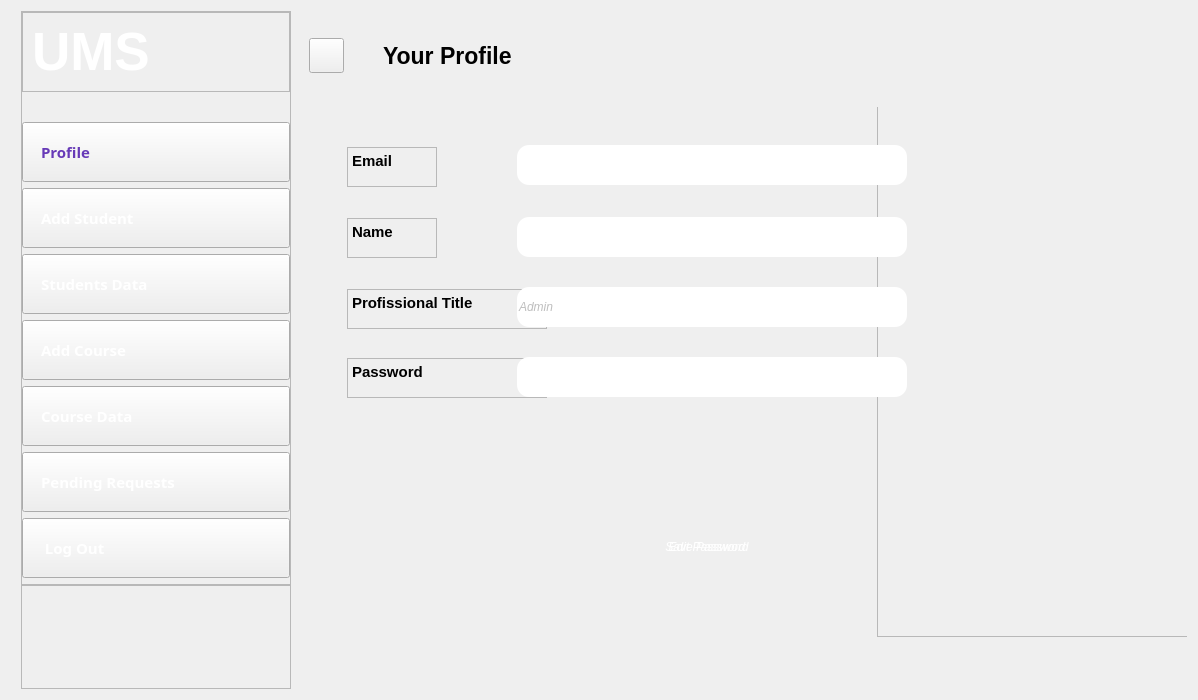
<?xml version="1.0" encoding="UTF-8"?>
<ui version="4.0">
 <class>AdminProfile</class>
 <widget class="QDialog" name="AdminProfile">
  <property name="geometry">
   <rect>
    <x>0</x>
    <y>0</y>
    <width>1198</width>
    <height>700</height>
   </rect>
  </property>
  <property name="minimumSize">
   <size>
    <width>1198</width>
    <height>700</height>
   </size>
  </property>
  <property name="maximumSize">
   <size>
    <width>1198</width>
    <height>700</height>
   </size>
  </property>
  <property name="windowTitle">
   <string>Dialog</string>
  </property>
  <property name="styleSheet">
   <string notr="true">border-image: url(white.png);</string>
  </property>
  <layout class="QHBoxLayout" name="horizontalLayout">
   <item>
    <widget class="QWidget" name="leftMenu" native="true">
     <property name="minimumSize">
      <size>
       <width>280</width>
       <height>0</height>
      </size>
     </property>
     <property name="maximumSize">
      <size>
       <width>270</width>
       <height>678</height>
      </size>
     </property>
     <property name="styleSheet">
      <string notr="true">border-image:url(&quot;22.png&quot;);</string>
     </property>
     <layout class="QVBoxLayout" name="verticalLayout_17">
      <property name="leftMargin">
       <number>10</number>
      </property>
      <property name="topMargin">
       <number>0</number>
      </property>
      <property name="rightMargin">
       <number>0</number>
      </property>
      <property name="bottomMargin">
       <number>0</number>
      </property>
      <item>
       <widget class="QFrame" name="frame_13">
        <property name="frameShape">
         <enum>QFrame::StyledPanel</enum>
        </property>
        <property name="frameShadow">
         <enum>QFrame::Raised</enum>
        </property>
        <layout class="QVBoxLayout" name="verticalLayout_18">
         <property name="leftMargin">
          <number>0</number>
         </property>
         <property name="topMargin">
          <number>0</number>
         </property>
         <property name="rightMargin">
          <number>0</number>
         </property>
         <property name="bottomMargin">
          <number>0</number>
         </property>
         <item alignment="Qt::AlignTop">
          <widget class="QFrame" name="frame_14">
           <property name="styleSheet">
            <string notr="true">border-image:url(&quot;C:/Users/Hema/Desktop/Project/22.png&quot;);</string>
           </property>
           <property name="frameShape">
            <enum>QFrame::StyledPanel</enum>
           </property>
           <property name="frameShadow">
            <enum>QFrame::Raised</enum>
           </property>
           <layout class="QHBoxLayout" name="horizontalLayout_13">
            <item>
             <widget class="QLabel" name="label_8">
              <property name="font">
               <font>
                <family>Tahoma</family>
                <pointsize>40</pointsize>
                <italic>false</italic>
                <bold>true</bold>
               </font>
              </property>
              <property name="styleSheet">
               <string notr="true">COLOR:rgb(255, 255, 255);
font: 700 40pt &quot;Tahoma&quot;;</string>
              </property>
              <property name="text">
               <string>UMS</string>
              </property>
             </widget>
            </item>
            <item>
             <widget class="QPushButton" name="pushButton_26">
              <property name="maximumSize">
               <size>
                <width>35</width>
                <height>35</height>
               </size>
              </property>
              <property name="cursor">
               <cursorShape>PointingHandCursor</cursorShape>
              </property>
              <property name="styleSheet">
               <string notr="true">border-image:url(close.png);
border-radius:17px;</string>
              </property>
              <property name="text">
               <string/>
              </property>
              <property name="iconSize">
               <size>
                <width>20</width>
                <height>20</height>
               </size>
              </property>
             </widget>
            </item>
           </layout>
          </widget>
         </item>
         <item>
          <widget class="QPushButton" name="pushButton_31">
           <property name="minimumSize">
            <size>
             <width>0</width>
             <height>0</height>
            </size>
           </property>
           <property name="font">
            <font>
             <family>Arial Black</family>
             <pointsize>11</pointsize>
             <italic>false</italic>
             <bold>true</bold>
            </font>
           </property>
           <property name="cursor">
            <cursorShape>PointingHandCursor</cursorShape>
           </property>
           <property name="styleSheet">
            <string notr="true">border-image: url(white.png);
padding:18px;
font: 900 11pt &quot;Arial Black&quot;;
text-align:left;
color:rgb(103,58,183);</string>
           </property>
           <property name="text">
            <string>Profile</string>
           </property>
          </widget>
         </item>
         <item>
          <widget class="QPushButton" name="pushButton_28">
           <property name="font">
            <font>
             <family>Arial Black</family>
             <pointsize>11</pointsize>
             <italic>false</italic>
             <bold>true</bold>
            </font>
           </property>
           <property name="cursor">
            <cursorShape>PointingHandCursor</cursorShape>
           </property>
           <property name="styleSheet">
            <string notr="true">*{padding:18px;
text-align:left;
font: 900 11pt &quot;Arial Black&quot;;
color:rgb(255, 255, 255);
}

#pushButton_28::hover{
border-image: url(white.png);
color:rgb(103,58,183);
}</string>
           </property>
           <property name="text">
            <string>Add Student</string>
           </property>
          </widget>
         </item>
         <item>
          <widget class="QPushButton" name="pushButton_30">
           <property name="font">
            <font>
             <family>Arial Black</family>
             <pointsize>11</pointsize>
             <italic>false</italic>
             <bold>true</bold>
            </font>
           </property>
           <property name="cursor">
            <cursorShape>PointingHandCursor</cursorShape>
           </property>
           <property name="styleSheet">
            <string notr="true">*{padding:18px;
text-align:left;
font: 900 11pt &quot;Arial Black&quot;;
color:rgb(255, 255, 255);
}

#pushButton_30::hover{
border-image: url(white.png);
color:rgb(103,58,183);
}</string>
           </property>
           <property name="text">
            <string>Students Data</string>
           </property>
          </widget>
         </item>
         <item>
          <widget class="QPushButton" name="pushButton_29">
           <property name="font">
            <font>
             <family>Arial Black</family>
             <pointsize>11</pointsize>
             <italic>false</italic>
             <bold>true</bold>
            </font>
           </property>
           <property name="cursor">
            <cursorShape>PointingHandCursor</cursorShape>
           </property>
           <property name="styleSheet">
            <string notr="true">*{padding:18px;
text-align:left;
font: 900 11pt &quot;Arial Black&quot;;
color:rgb(255, 255, 255);
}

#pushButton_29::hover{
border-image: url(white.png);
color:rgb(103,58,183);
}</string>
           </property>
           <property name="text">
            <string>Add Course</string>
           </property>
          </widget>
         </item>
         <item>
          <widget class="QPushButton" name="pushButton_34">
           <property name="font">
            <font>
             <family>Arial Black</family>
             <pointsize>11</pointsize>
             <italic>false</italic>
             <bold>true</bold>
            </font>
           </property>
           <property name="cursor">
            <cursorShape>PointingHandCursor</cursorShape>
           </property>
           <property name="styleSheet">
            <string notr="true">*{padding:18px;
text-align:left;
font: 900 11pt &quot;Arial Black&quot;;
color:rgb(255, 255, 255);
}

#pushButton_34::hover{
border-image: url(white.png);
color:rgb(103,58,183);
}</string>
           </property>
           <property name="text">
            <string>Course Data</string>
           </property>
          </widget>
         </item>
         <item>
          <widget class="QPushButton" name="pushButton_33">
           <property name="font">
            <font>
             <family>Arial Black</family>
             <pointsize>11</pointsize>
             <italic>false</italic>
             <bold>true</bold>
            </font>
           </property>
           <property name="cursor">
            <cursorShape>PointingHandCursor</cursorShape>
           </property>
           <property name="styleSheet">
            <string notr="true">*{padding:18px;
text-align:left;
font: 900 11pt &quot;Arial Black&quot;;
color:rgb(255, 255, 255);
}

#pushButton_33::hover{
border-image: url(white.png);
color:rgb(103,58,183);
}</string>
           </property>
           <property name="text">
            <string>Pending Requests</string>
           </property>
          </widget>
         </item>
         <item>
          <widget class="QPushButton" name="pushButton_32">
           <property name="font">
            <font>
             <family>Arial Black</family>
             <pointsize>11</pointsize>
             <italic>false</italic>
             <bold>true</bold>
            </font>
           </property>
           <property name="cursor">
            <cursorShape>PointingHandCursor</cursorShape>
           </property>
           <property name="styleSheet">
            <string notr="true">*{padding:18px;
text-align:left;
font: 900 11pt &quot;Arial Black&quot;;
color:rgb(255, 255, 255);
}

#pushButton_32::hover{
border-image: url(white.png);
color:rgb(103,58,183);
}</string>
           </property>
           <property name="text">
            <string> Log Out</string>
           </property>
          </widget>
         </item>
         <item alignment="Qt::AlignTop">
          <widget class="QFrame" name="frame_15">
           <property name="sizePolicy">
            <sizepolicy hsizetype="Preferred" vsizetype="Expanding">
             <horstretch>0</horstretch>
             <verstretch>0</verstretch>
            </sizepolicy>
           </property>
           <property name="frameShape">
            <enum>QFrame::StyledPanel</enum>
           </property>
           <property name="frameShadow">
            <enum>QFrame::Raised</enum>
           </property>
           <layout class="QVBoxLayout" name="verticalLayout_19">
            <property name="spacing">
             <number>9</number>
            </property>
            <property name="leftMargin">
             <number>0</number>
            </property>
            <property name="topMargin">
             <number>0</number>
            </property>
            <property name="rightMargin">
             <number>0</number>
            </property>
            <property name="bottomMargin">
             <number>0</number>
            </property>
           </layout>
          </widget>
         </item>
        </layout>
       </widget>
      </item>
     </layout>
    </widget>
   </item>
   <item>
    <widget class="QWidget" name="mainBody" native="true">
     <property name="minimumSize">
      <size>
       <width>0</width>
       <height>0</height>
      </size>
     </property>
     <property name="styleSheet">
      <string notr="true"/>
     </property>
     <layout class="QVBoxLayout" name="verticalLayout_16">
      <property name="leftMargin">
       <number>0</number>
      </property>
      <property name="topMargin">
       <number>0</number>
      </property>
      <property name="rightMargin">
       <number>0</number>
      </property>
      <property name="bottomMargin">
       <number>0</number>
      </property>
      <item>
       <widget class="QWidget" name="HeaderFrame_4" native="true">
        <property name="maximumSize">
         <size>
          <width>16777215</width>
          <height>90</height>
         </size>
        </property>
        <layout class="QHBoxLayout" name="horizontalLayout_11">
         <property name="leftMargin">
          <number>0</number>
         </property>
         <property name="topMargin">
          <number>0</number>
         </property>
         <property name="rightMargin">
          <number>0</number>
         </property>
         <property name="bottomMargin">
          <number>0</number>
         </property>
         <item>
          <widget class="QWidget" name="widget_7" native="true">
           <property name="maximumSize">
            <size>
             <width>80</width>
             <height>16777215</height>
            </size>
           </property>
           <layout class="QHBoxLayout" name="horizontalLayout_12">
            <property name="spacing">
             <number>0</number>
            </property>
            <property name="leftMargin">
             <number>0</number>
            </property>
            <property name="topMargin">
             <number>0</number>
            </property>
            <property name="rightMargin">
             <number>20</number>
            </property>
            <property name="bottomMargin">
             <number>0</number>
            </property>
            <item>
             <widget class="QPushButton" name="pushButton_25">
              <property name="minimumSize">
               <size>
                <width>10</width>
                <height>20</height>
               </size>
              </property>
              <property name="maximumSize">
               <size>
                <width>35</width>
                <height>35</height>
               </size>
              </property>
              <property name="cursor">
               <cursorShape>PointingHandCursor</cursorShape>
              </property>
              <property name="styleSheet">
               <string notr="true">border-image:url(menubutton.jpg);</string>
              </property>
              <property name="text">
               <string/>
              </property>
             </widget>
            </item>
           </layout>
          </widget>
         </item>
         <item>
          <widget class="QLabel" name="label_2">
           <property name="font">
            <font>
             <family>Segoe UI</family>
             <pointsize>17</pointsize>
             <italic>false</italic>
             <bold>true</bold>
            </font>
           </property>
           <property name="styleSheet">
            <string notr="true">*{
	font: 700 17pt &quot;Segoe UI&quot;;
color: rgb(0, 0, 0);
}</string>
           </property>
           <property name="text">
            <string>Your Profile</string>
           </property>
          </widget>
         </item>
         <item>
          <widget class="QWidget" name="widget_8" native="true"/>
         </item>
        </layout>
       </widget>
      </item>
      <item>
       <widget class="QWidget" name="mainFrame_4" native="true">
        <property name="minimumSize">
         <size>
          <width>0</width>
          <height>0</height>
         </size>
        </property>
        <property name="font">
         <font>
          <italic>true</italic>
         </font>
        </property>
        <property name="styleSheet">
         <string notr="true">border-image: url(white.png);</string>
        </property>
        <widget class="QTextEdit" name="textEdit">
         <property name="enabled">
          <bool>false</bool>
         </property>
         <property name="geometry">
          <rect>
           <x>50</x>
           <y>40</y>
           <width>90</width>
           <height>40</height>
          </rect>
         </property>
         <property name="styleSheet">
          <string notr="true">color: rgb(0, 0, 0);</string>
         </property>
         <property name="html">
          <string>&lt;!DOCTYPE HTML PUBLIC &quot;-//W3C//DTD HTML 4.0//EN&quot; &quot;http://www.w3.org/TR/REC-html40/strict.dtd&quot;&gt;
&lt;html&gt;&lt;head&gt;&lt;meta name=&quot;qrichtext&quot; content=&quot;1&quot; /&gt;&lt;meta charset=&quot;utf-8&quot; /&gt;&lt;style type=&quot;text/css&quot;&gt;
p, li { white-space: pre-wrap; }
hr { height: 1px; border-width: 0; }
&lt;/style&gt;&lt;/head&gt;&lt;body style=&quot; font-family:'Segoe UI'; font-size:9pt; font-weight:400; font-style:normal;&quot;&gt;
&lt;p style=&quot; margin-top:0px; margin-bottom:0px; margin-left:0px; margin-right:0px; -qt-block-indent:0; text-indent:0px;&quot;&gt;&lt;span style=&quot; font-size:11pt; font-weight:696;&quot;&gt;Email&lt;/span&gt;&lt;/p&gt;&lt;/body&gt;&lt;/html&gt;</string>
         </property>
        </widget>
        <widget class="QLineEdit" name="Email">
         <property name="enabled">
          <bool>false</bool>
         </property>
         <property name="geometry">
          <rect>
           <x>220</x>
           <y>38</y>
           <width>390</width>
           <height>40</height>
          </rect>
         </property>
         <property name="focusPolicy">
          <enum>Qt::StrongFocus</enum>
         </property>
         <property name="contextMenuPolicy">
          <enum>Qt::PreventContextMenu</enum>
         </property>
         <property name="styleSheet">
          <string notr="true">*{
border-image: url(textfield.png);
border-radius: 12px;font: 12pt &quot;Segoe UI&quot;;
}</string>
         </property>
         <property name="inputMask">
          <string/>
         </property>
         <property name="text">
          <string/>
         </property>
         <property name="frame">
          <bool>true</bool>
         </property>
         <property name="echoMode">
          <enum>QLineEdit::Normal</enum>
         </property>
         <property name="alignment">
          <set>Qt::AlignLeading|Qt::AlignLeft|Qt::AlignVCenter</set>
         </property>
         <property name="placeholderText">
          <string/>
         </property>
         <property name="cursorMoveStyle">
          <enum>Qt::LogicalMoveStyle</enum>
         </property>
         <property name="clearButtonEnabled">
          <bool>false</bool>
         </property>
        </widget>
        <widget class="QTextEdit" name="textEdit_2">
         <property name="enabled">
          <bool>false</bool>
         </property>
         <property name="geometry">
          <rect>
           <x>50</x>
           <y>111</y>
           <width>90</width>
           <height>40</height>
          </rect>
         </property>
         <property name="styleSheet">
          <string notr="true">color: rgb(0, 0, 0);</string>
         </property>
         <property name="html">
          <string>&lt;!DOCTYPE HTML PUBLIC &quot;-//W3C//DTD HTML 4.0//EN&quot; &quot;http://www.w3.org/TR/REC-html40/strict.dtd&quot;&gt;
&lt;html&gt;&lt;head&gt;&lt;meta name=&quot;qrichtext&quot; content=&quot;1&quot; /&gt;&lt;meta charset=&quot;utf-8&quot; /&gt;&lt;style type=&quot;text/css&quot;&gt;
p, li { white-space: pre-wrap; }
hr { height: 1px; border-width: 0; }
&lt;/style&gt;&lt;/head&gt;&lt;body style=&quot; font-family:'Segoe UI'; font-size:9pt; font-weight:400; font-style:normal;&quot;&gt;
&lt;p style=&quot; margin-top:0px; margin-bottom:0px; margin-left:0px; margin-right:0px; -qt-block-indent:0; text-indent:0px;&quot;&gt;&lt;span style=&quot; font-size:11pt; font-weight:696;&quot;&gt;Name&lt;/span&gt;&lt;/p&gt;&lt;/body&gt;&lt;/html&gt;</string>
         </property>
        </widget>
        <widget class="QTextEdit" name="textEdit_5">
         <property name="enabled">
          <bool>false</bool>
         </property>
         <property name="geometry">
          <rect>
           <x>50</x>
           <y>182</y>
           <width>200</width>
           <height>40</height>
          </rect>
         </property>
         <property name="styleSheet">
          <string notr="true">color: rgb(0, 0, 0);</string>
         </property>
         <property name="html">
          <string>&lt;!DOCTYPE HTML PUBLIC &quot;-//W3C//DTD HTML 4.0//EN&quot; &quot;http://www.w3.org/TR/REC-html40/strict.dtd&quot;&gt;
&lt;html&gt;&lt;head&gt;&lt;meta name=&quot;qrichtext&quot; content=&quot;1&quot; /&gt;&lt;meta charset=&quot;utf-8&quot; /&gt;&lt;style type=&quot;text/css&quot;&gt;
p, li { white-space: pre-wrap; }
hr { height: 1px; border-width: 0; }
&lt;/style&gt;&lt;/head&gt;&lt;body style=&quot; font-family:'Segoe UI'; font-size:9pt; font-weight:400; font-style:normal;&quot;&gt;
&lt;p style=&quot; margin-top:0px; margin-bottom:0px; margin-left:0px; margin-right:0px; -qt-block-indent:0; text-indent:0px;&quot;&gt;&lt;span style=&quot; font-size:11pt; font-weight:696;&quot;&gt;Profissional Title&lt;/span&gt;&lt;/p&gt;&lt;/body&gt;&lt;/html&gt;</string>
         </property>
        </widget>
        <widget class="QPushButton" name="Edit">
         <property name="geometry">
          <rect>
           <x>320</x>
           <y>420</y>
           <width>180</width>
           <height>40</height>
          </rect>
         </property>
         <property name="cursor">
          <cursorShape>PointingHandCursor</cursorShape>
         </property>
         <property name="styleSheet">
          <string notr="true">*{border-radius: 15px;
border-image:url(&quot;22.png&quot;);
color:rgb(255, 255, 255);
font: 600 10pt &quot;Segoe UI&quot;;
}
#Edit::hover{
border-image:url(&quot;buttom.png&quot;);
}</string>
         </property>
         <property name="text">
          <string>Edit Password</string>
         </property>
        </widget>
        <widget class="QTextEdit" name="textEdit_6">
         <property name="enabled">
          <bool>false</bool>
         </property>
         <property name="geometry">
          <rect>
           <x>50</x>
           <y>251</y>
           <width>200</width>
           <height>40</height>
          </rect>
         </property>
         <property name="styleSheet">
          <string notr="true">color: rgb(0, 0, 0);</string>
         </property>
         <property name="html">
          <string>&lt;!DOCTYPE HTML PUBLIC &quot;-//W3C//DTD HTML 4.0//EN&quot; &quot;http://www.w3.org/TR/REC-html40/strict.dtd&quot;&gt;
&lt;html&gt;&lt;head&gt;&lt;meta name=&quot;qrichtext&quot; content=&quot;1&quot; /&gt;&lt;meta charset=&quot;utf-8&quot; /&gt;&lt;style type=&quot;text/css&quot;&gt;
p, li { white-space: pre-wrap; }
hr { height: 1px; border-width: 0; }
&lt;/style&gt;&lt;/head&gt;&lt;body style=&quot; font-family:'Segoe UI'; font-size:9pt; font-weight:400; font-style:normal;&quot;&gt;
&lt;p style=&quot; margin-top:0px; margin-bottom:0px; margin-left:0px; margin-right:0px; -qt-block-indent:0; text-indent:0px;&quot;&gt;&lt;span style=&quot; font-size:11pt; font-weight:696;&quot;&gt;Password&lt;/span&gt;&lt;/p&gt;&lt;/body&gt;&lt;/html&gt;</string>
         </property>
        </widget>
        <widget class="QLineEdit" name="Name">
         <property name="enabled">
          <bool>false</bool>
         </property>
         <property name="geometry">
          <rect>
           <x>220</x>
           <y>110</y>
           <width>390</width>
           <height>40</height>
          </rect>
         </property>
         <property name="focusPolicy">
          <enum>Qt::StrongFocus</enum>
         </property>
         <property name="contextMenuPolicy">
          <enum>Qt::PreventContextMenu</enum>
         </property>
         <property name="styleSheet">
          <string notr="true">*{
border-image: url(textfield.png);
border-radius: 12px;font: 12pt &quot;Segoe UI&quot;;
}</string>
         </property>
         <property name="inputMask">
          <string/>
         </property>
         <property name="text">
          <string/>
         </property>
         <property name="frame">
          <bool>true</bool>
         </property>
         <property name="echoMode">
          <enum>QLineEdit::Normal</enum>
         </property>
         <property name="alignment">
          <set>Qt::AlignLeading|Qt::AlignLeft|Qt::AlignVCenter</set>
         </property>
         <property name="placeholderText">
          <string/>
         </property>
         <property name="cursorMoveStyle">
          <enum>Qt::LogicalMoveStyle</enum>
         </property>
         <property name="clearButtonEnabled">
          <bool>false</bool>
         </property>
        </widget>
        <widget class="QLineEdit" name="Title">
         <property name="enabled">
          <bool>false</bool>
         </property>
         <property name="geometry">
          <rect>
           <x>220</x>
           <y>180</y>
           <width>390</width>
           <height>40</height>
          </rect>
         </property>
         <property name="focusPolicy">
          <enum>Qt::StrongFocus</enum>
         </property>
         <property name="contextMenuPolicy">
          <enum>Qt::PreventContextMenu</enum>
         </property>
         <property name="styleSheet">
          <string notr="true">*{
border-image: url(textfield.png);
border-radius: 12px;font: 12pt &quot;Segoe UI&quot;;
}</string>
         </property>
         <property name="inputMask">
          <string/>
         </property>
         <property name="text">
          <string>Admin</string>
         </property>
         <property name="frame">
          <bool>true</bool>
         </property>
         <property name="echoMode">
          <enum>QLineEdit::Normal</enum>
         </property>
         <property name="alignment">
          <set>Qt::AlignLeading|Qt::AlignLeft|Qt::AlignVCenter</set>
         </property>
         <property name="placeholderText">
          <string/>
         </property>
         <property name="cursorMoveStyle">
          <enum>Qt::LogicalMoveStyle</enum>
         </property>
         <property name="clearButtonEnabled">
          <bool>false</bool>
         </property>
        </widget>
        <widget class="QLineEdit" name="Password">
         <property name="enabled">
          <bool>false</bool>
         </property>
         <property name="geometry">
          <rect>
           <x>220</x>
           <y>250</y>
           <width>390</width>
           <height>40</height>
          </rect>
         </property>
         <property name="focusPolicy">
          <enum>Qt::StrongFocus</enum>
         </property>
         <property name="contextMenuPolicy">
          <enum>Qt::PreventContextMenu</enum>
         </property>
         <property name="styleSheet">
          <string notr="true">*{
border-image: url(textfield.png);
border-radius: 12px;font: 12pt &quot;Segoe UI&quot;;
}</string>
         </property>
         <property name="inputMask">
          <string/>
         </property>
         <property name="text">
          <string/>
         </property>
         <property name="frame">
          <bool>true</bool>
         </property>
         <property name="echoMode">
          <enum>QLineEdit::Normal</enum>
         </property>
         <property name="alignment">
          <set>Qt::AlignLeading|Qt::AlignLeft|Qt::AlignVCenter</set>
         </property>
         <property name="placeholderText">
          <string/>
         </property>
         <property name="cursorMoveStyle">
          <enum>Qt::LogicalMoveStyle</enum>
         </property>
         <property name="clearButtonEnabled">
          <bool>false</bool>
         </property>
        </widget>
        <widget class="QFrame" name="frame">
         <property name="geometry">
          <rect>
           <x>580</x>
           <y>-70</y>
           <width>630</width>
           <height>600</height>
          </rect>
         </property>
         <property name="styleSheet">
          <string notr="true">border-image: url(som3a.jpg);</string>
         </property>
         <property name="frameShape">
          <enum>QFrame::StyledPanel</enum>
         </property>
         <property name="frameShadow">
          <enum>QFrame::Raised</enum>
         </property>
        </widget>
        <widget class="QPushButton" name="Done">
         <property name="geometry">
          <rect>
           <x>330</x>
           <y>420</y>
           <width>160</width>
           <height>40</height>
          </rect>
         </property>
         <property name="cursor">
          <cursorShape>PointingHandCursor</cursorShape>
         </property>
         <property name="styleSheet">
          <string notr="true">*{border-radius: 15px;
border-image:url(&quot;22.png&quot;);

color:rgb(255, 255, 255);
font: 600 10pt &quot;Segoe UI&quot;;
}

#Done::hover{
border-image:url(&quot;buttom.png&quot;);
}</string>
         </property>
         <property name="text">
          <string>Save Password</string>
         </property>
        </widget>
        <zorder>frame</zorder>
        <zorder>textEdit</zorder>
        <zorder>Email</zorder>
        <zorder>textEdit_2</zorder>
        <zorder>textEdit_5</zorder>
        <zorder>Edit</zorder>
        <zorder>textEdit_6</zorder>
        <zorder>Name</zorder>
        <zorder>Title</zorder>
        <zorder>Password</zorder>
        <zorder>Done</zorder>
       </widget>
      </item>
     </layout>
    </widget>
   </item>
  </layout>
 </widget>
 <resources/>
 <connections/>
</ui>
